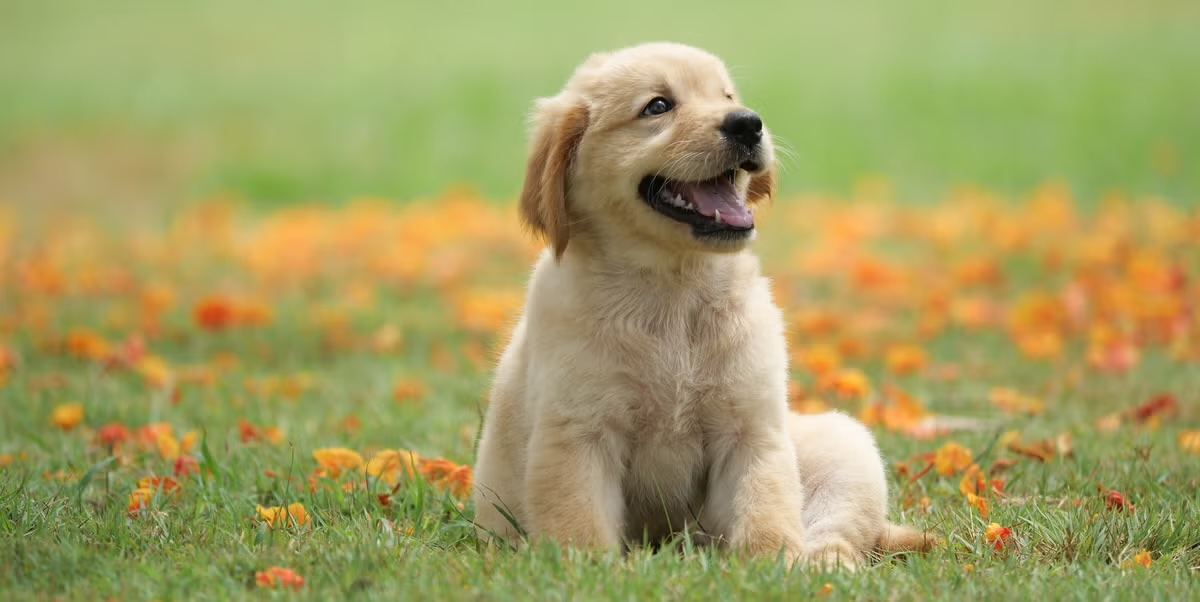
#> input picture Dog.jpg, 1200 x 602 px
$ jupyter execute exp1.ipynb
#> lines starting #> are read from the running program, lines starting #| are printed output that depends on the picture; after the words box and inside, x2 and y2 are one past the last pixel; in counts of white or black regions, pixels touching at a corner belong together
[cell 1]
import cv2
import numpy as np
import matplotlib.pyplot as plt

print("OpenCV Version:", cv2.__version__)
print("NumPy Version :", np.__version__)

[cell 2]
# Read Image
img = cv2.imread("Dog.jpg")
#> img is the input picture: shape (602, 1200, 3); mean B, G, R 97.7, 158.5, 163.8

if img is None:
    print("Image not found!")
else:
    print("Image loaded successfully.")
    print("Shape :", img.shape)
#| Shape : (602, 1200, 3)
    print("Data Type :", img.dtype)
#| Data Type : uint8

[cell 3]
# Display Image (OpenCV)
cv2.imshow("Original Image", img)
cv2.waitKey(0)
cv2.destroyAllWindows()

[cell 4]
# Display Image (Matplotlib)
rgb = cv2.cvtColor(img, cv2.COLOR_BGR2RGB)

plt.figure(figsize=(8,6))
plt.imshow(rgb)
plt.title("RGB Image")
plt.axis("off")
plt.show()

[cell 5]
# Details of Image
height, width, channels = img.shape
#> height = 602; width = 1200; channels = 3

print("Height :", height)
#| Height : 602
print("Width  :", width)
#| Width  : 1200
print("Channels :", channels)
#| Channels : 3

[cell 6]
# Access Pixel
print("Pixel Value at (100,100):")
print(img[100,100])
#| [113 178 156]

[cell 7]
#Modify Pixel
modified = img.copy()

modified[100,100] = [0,255,0]
#> modified: shape (602, 1200, 3); under 0.01% of pixels changed, all inside (x1, y1, x2, y2) = (100, 100, 101, 101)

cv2.imshow("Modified Pixel", modified)
cv2.waitKey(0)
cv2.destroyAllWindows()

[cell 8]
# Region of Interest (ROI/Crop)
roi = img[100:300,100:300]
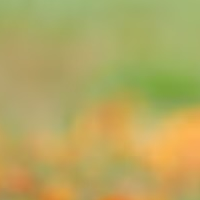
#> roi: shape (200, 200, 3); mean B, G, R 96.4, 168.3, 180.1

cv2.imshow("ROI", roi)
cv2.waitKey(0)
cv2.destroyAllWindows()

[cell 9]
# Convert to Grayscale
gray = cv2.cvtColor(img, cv2.COLOR_BGR2GRAY)
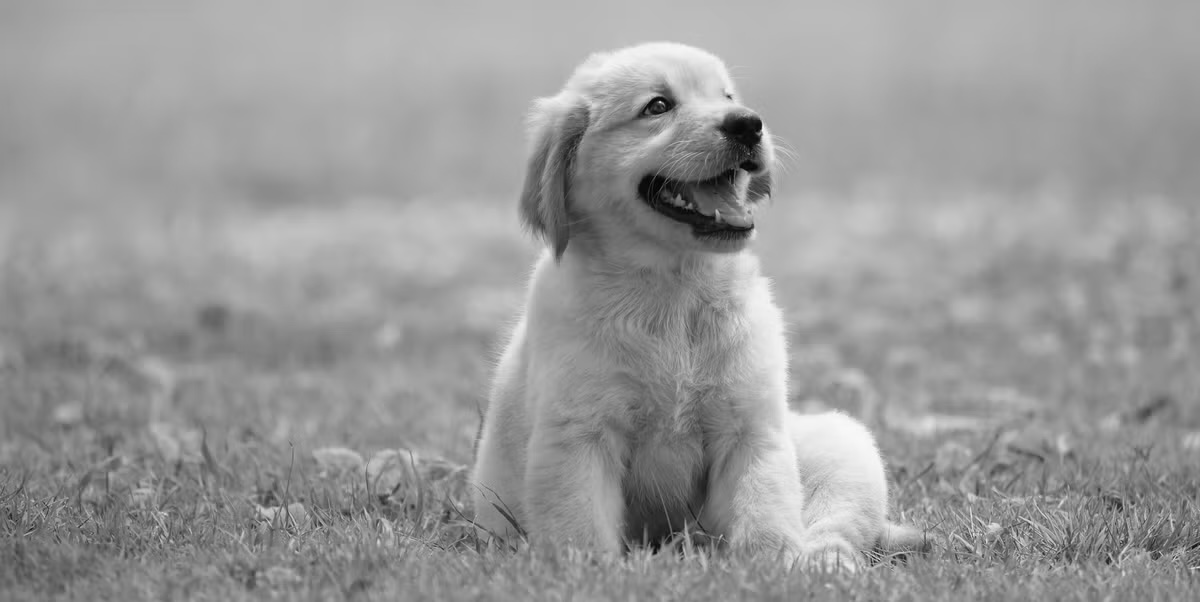
#> gray: shape (602, 1200); min 1, max 251, mean 153.1

cv2.imshow("Grayscale", gray)
cv2.waitKey(0)
cv2.destroyAllWindows()

[cell 10]
# Resize
resize = cv2.resize(img,(400,400))
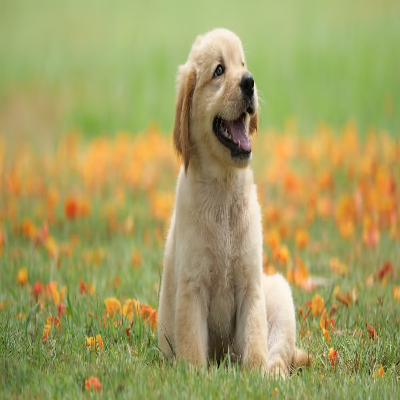
#> resize: shape (400, 400, 3); mean B, G, R 97.6, 158.4, 163.7

cv2.imshow("Resized", resize)
cv2.waitKey(0)
cv2.destroyAllWindows()

[cell 11]
# Flip
horizontal = cv2.flip(img,1)
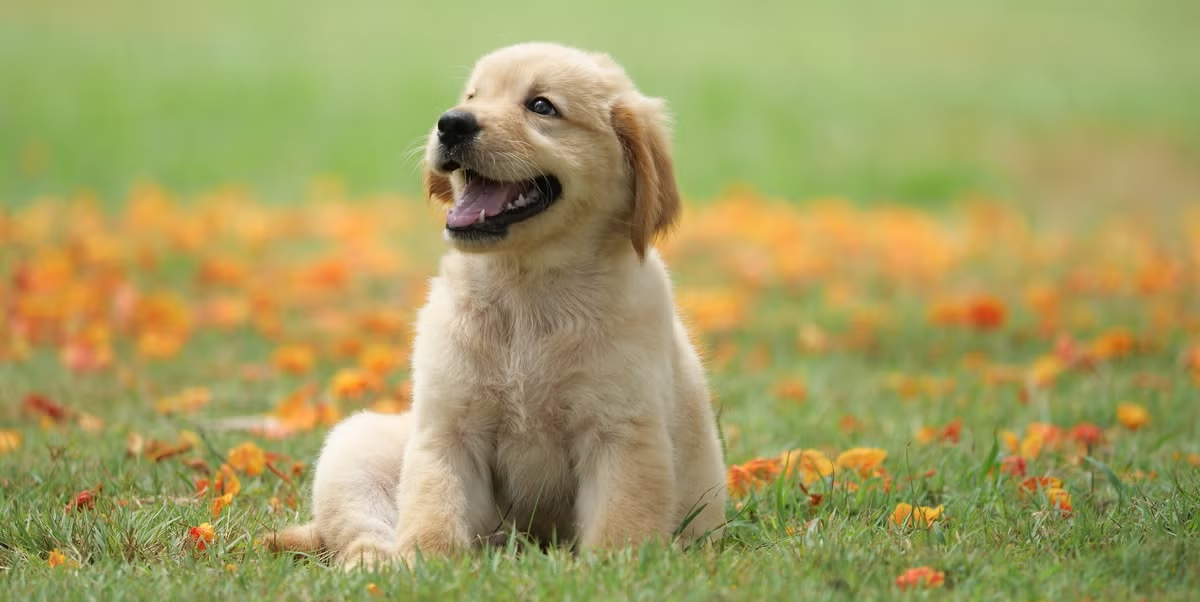
#> horizontal: shape (602, 1200, 3); mean B, G, R 97.7, 158.5, 163.8
vertical = cv2.flip(img,0)
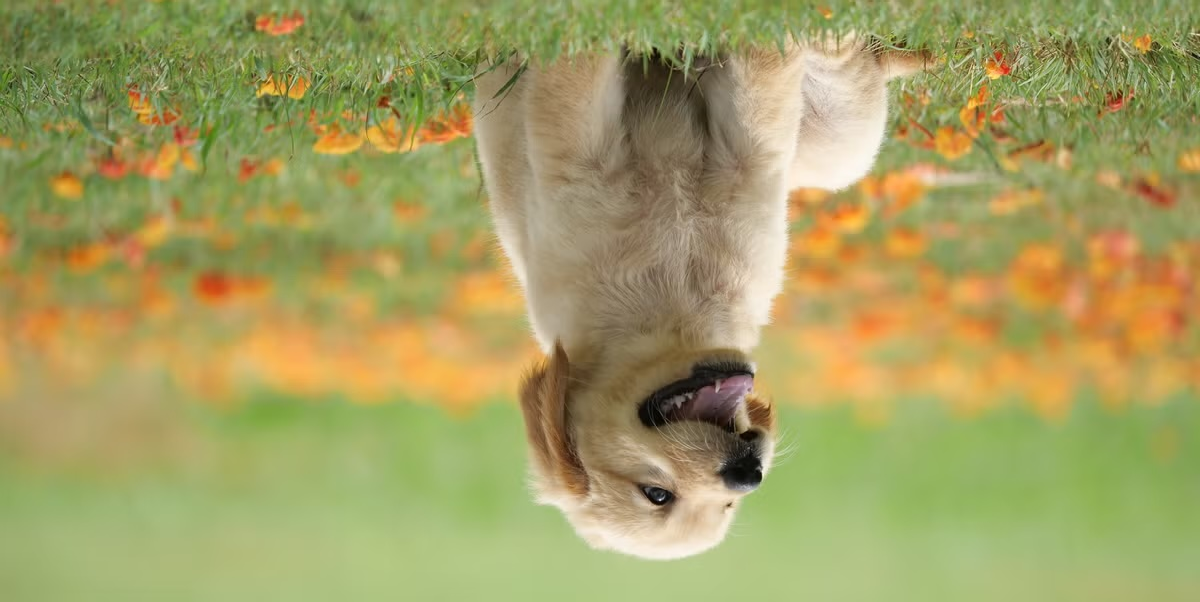
#> vertical: shape (602, 1200, 3); mean B, G, R 97.7, 158.5, 163.8

cv2.imshow("Horizontal Flip",horizontal)
cv2.imshow("Vertical Flip",vertical)

cv2.waitKey(0)
cv2.destroyAllWindows()

[cell 12]
# Rotate
rotate = cv2.rotate(img,cv2.ROTATE_90_CLOCKWISE)
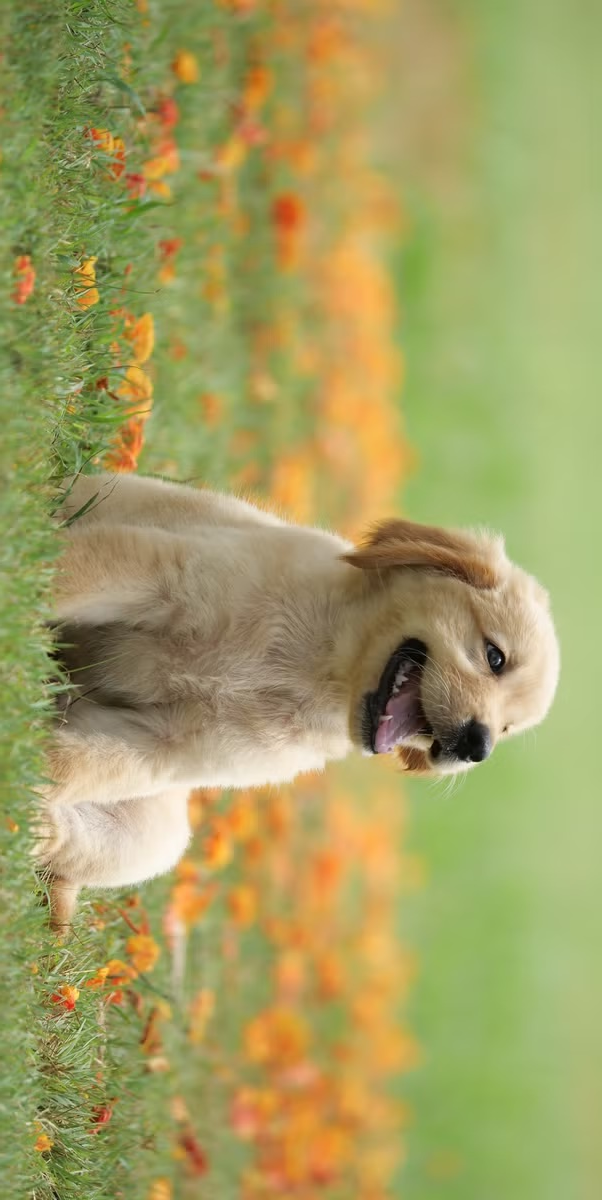
#> rotate: shape (1200, 602, 3); mean B, G, R 97.7, 158.5, 163.8

cv2.imshow("Rotated",rotate)
cv2.waitKey(0)
cv2.destroyAllWindows()

[cell 13]
# Draw Rectangle
rectangle = img.copy()

cv2.rectangle(rectangle,
              (100,100),
              (400,300),
              (0,255,0),
              3)
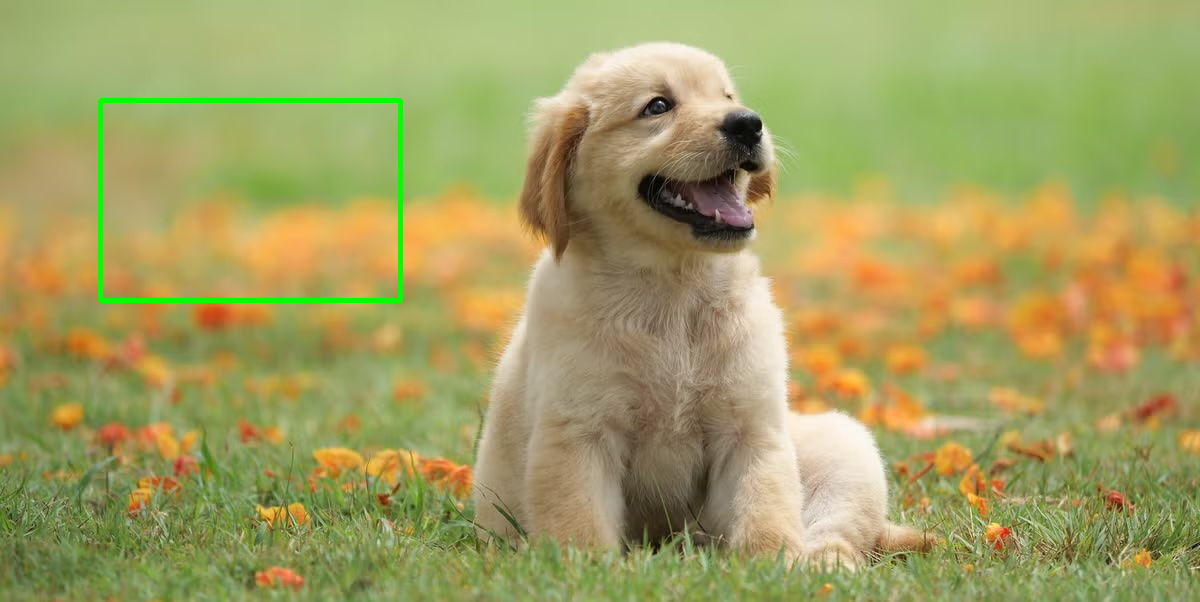
#> rectangle: shape (602, 1200, 3); 0.69% of pixels changed, all inside (x1, y1, x2, y2) = (98, 98, 403, 303)

cv2.imshow("Rectangle",rectangle)
cv2.waitKey(0)
cv2.destroyAllWindows()

[cell 14]
# Add text
text = img.copy()

cv2.putText(text,
            "Computer Vision Lab",
            (50,50),
            cv2.FONT_HERSHEY_SIMPLEX,
            1,
            (255,255,255),
            2)
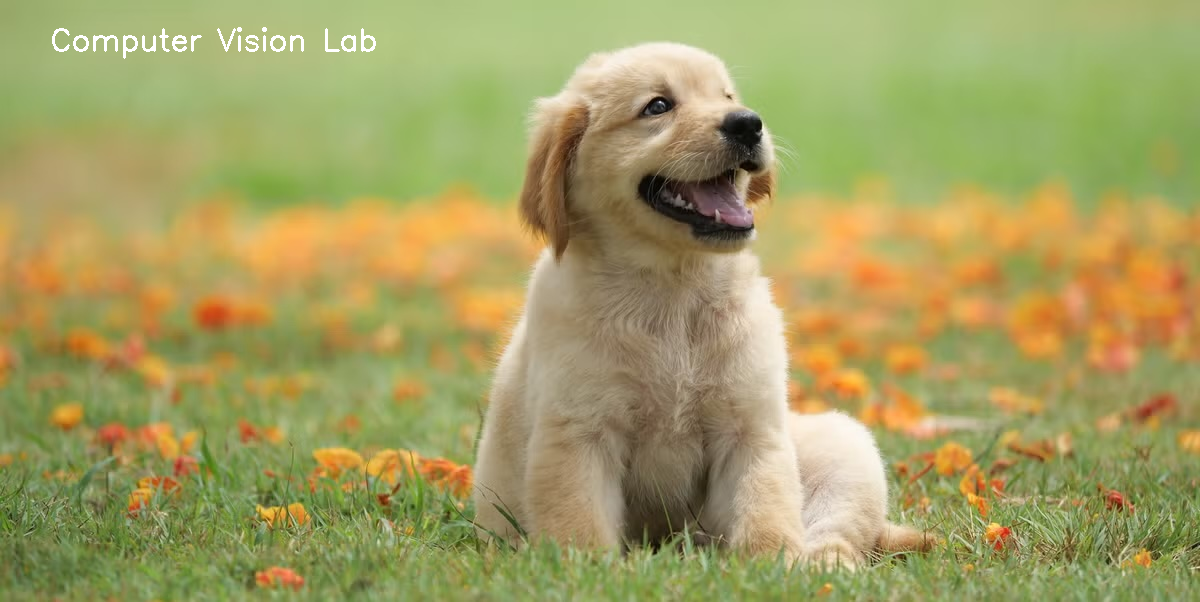
#> text: shape (602, 1200, 3); 0.29% of pixels changed, all inside (x1, y1, x2, y2) = (52, 27, 376, 59)

cv2.imshow("Text",text)
cv2.waitKey(0)
cv2.destroyAllWindows()
